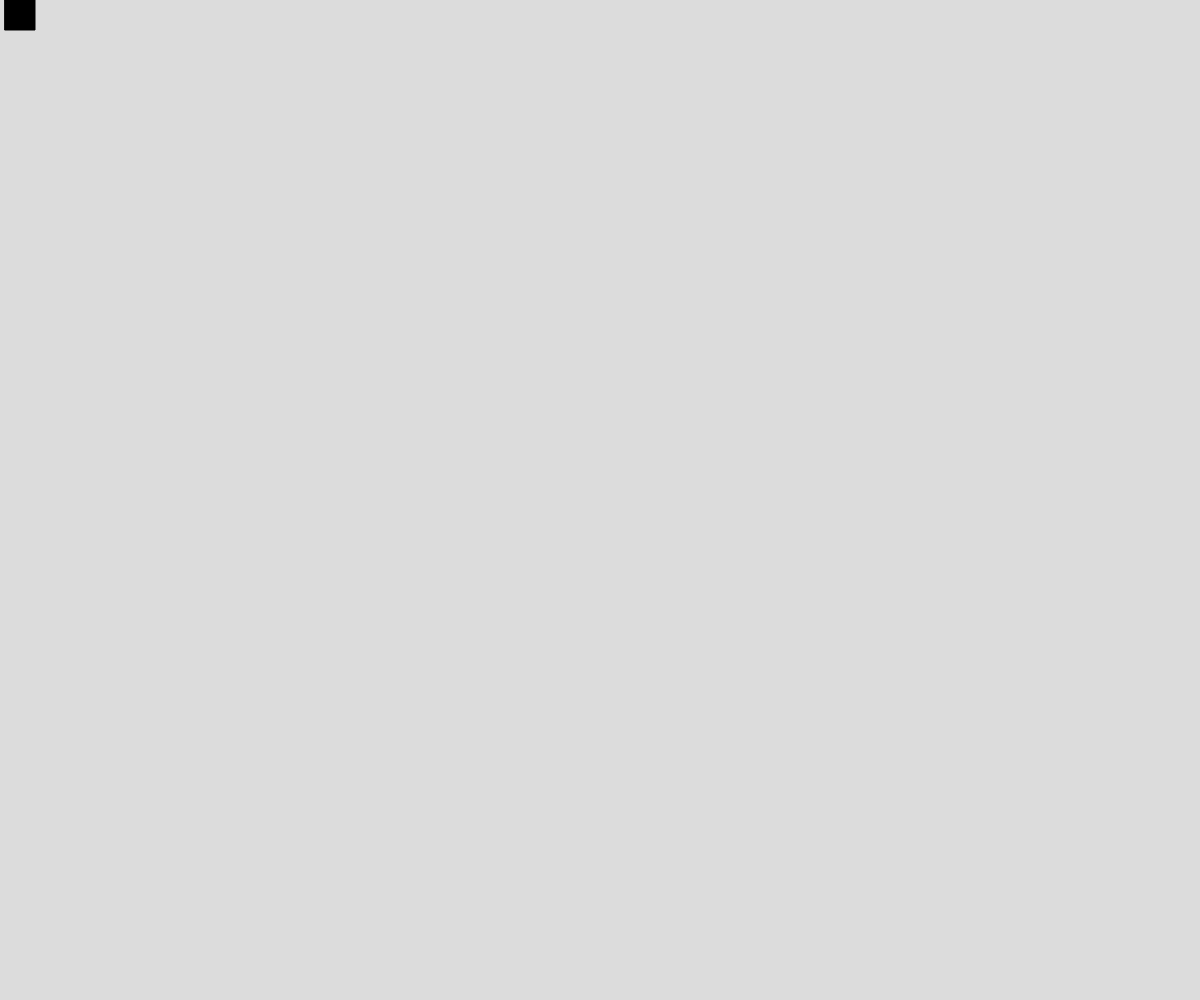
Frame 1 (no input)
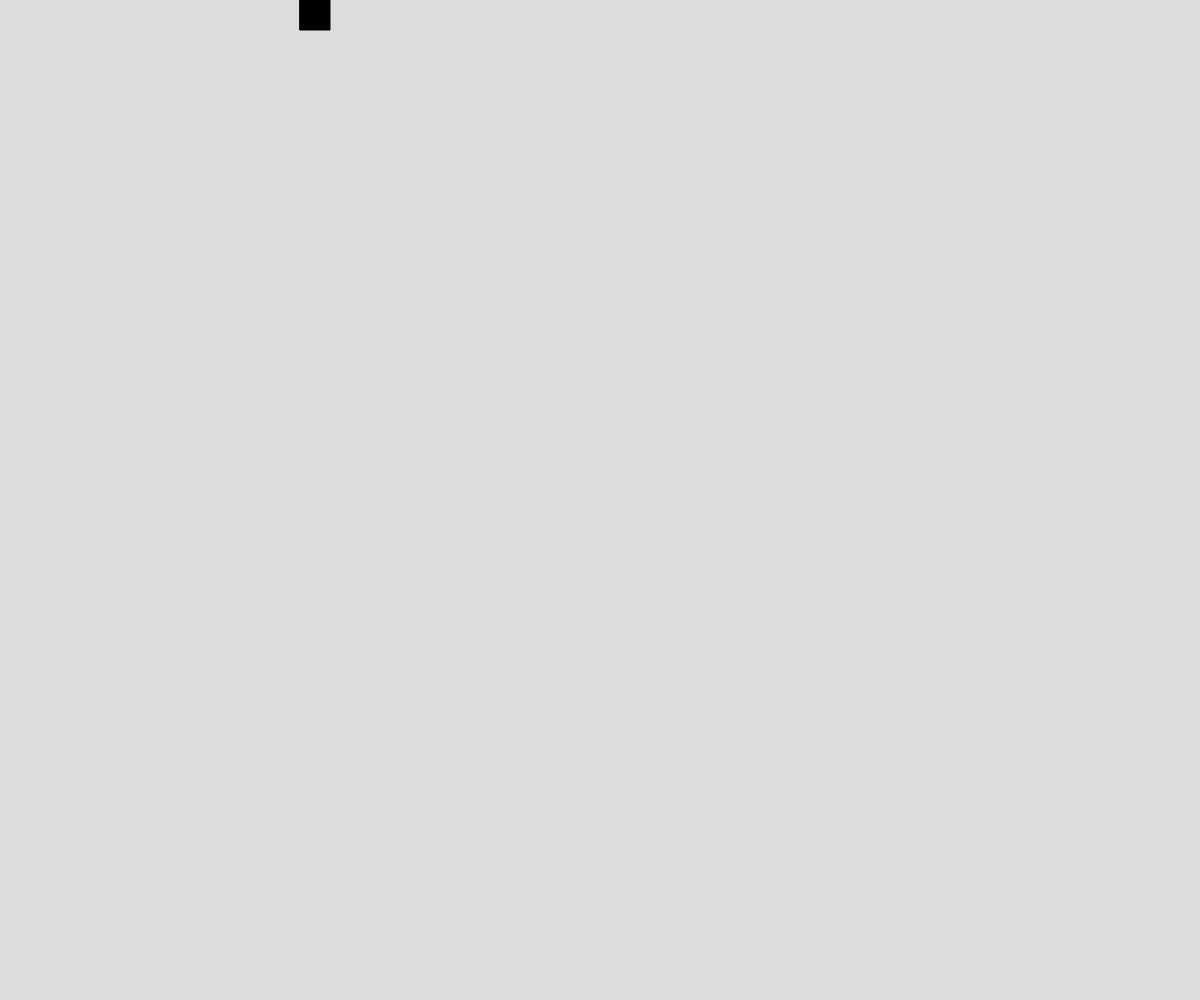
Frame 60 (no input)
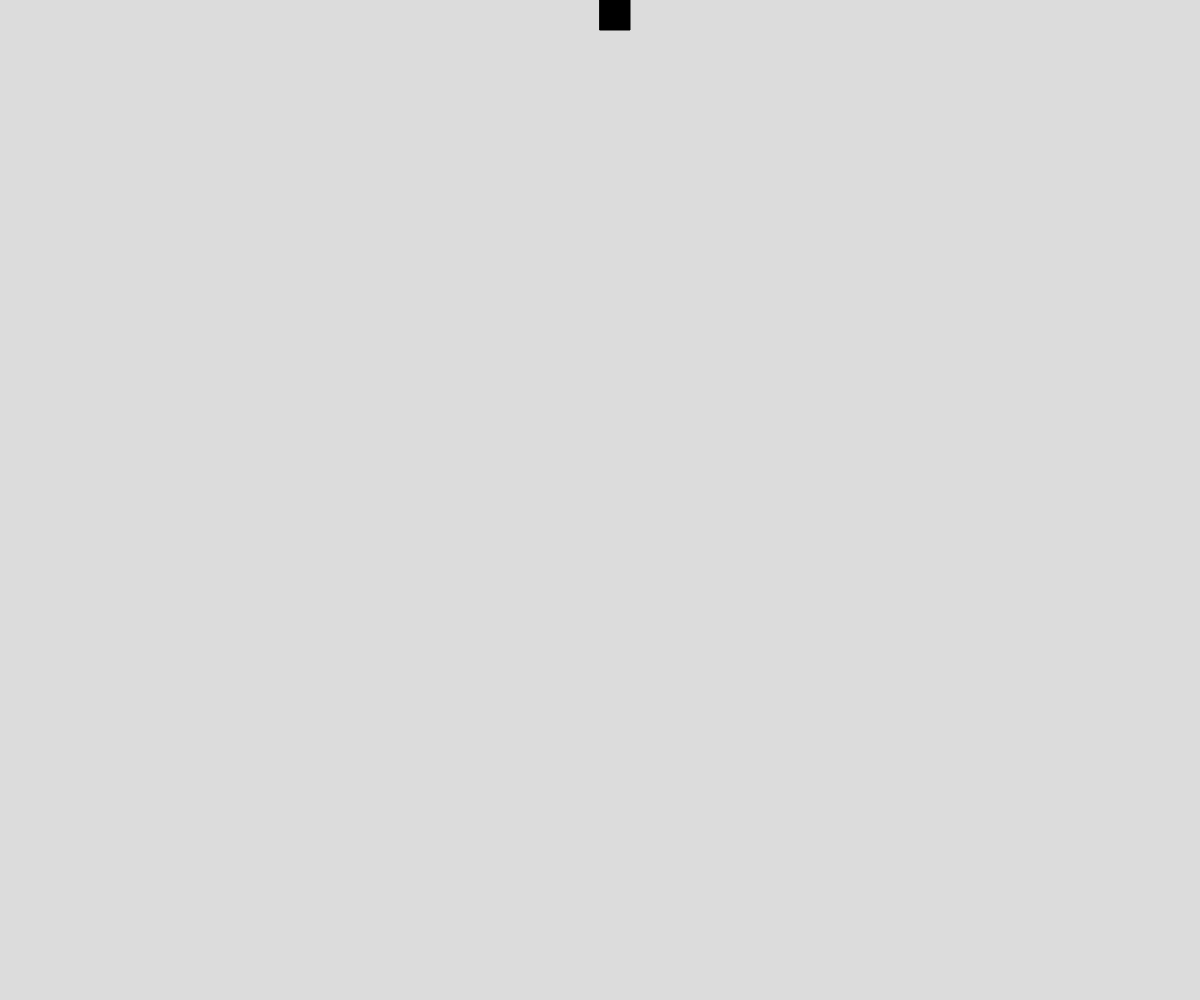
Frame 120 (the mouse pressed at the canvas centre since frame 60)

The p5.js sketch that drew these frames (run headless with seeded random() and noise() and a simulated clock; from frame 60 on, the mouse is pressed at the canvas centre):

// p5.js sketch
// ── sketch.js
// Moving Rectangle
// State Variables Demo

let x, y;
let squareSize;
let speed;
let state;

function setup() {
  createCanvas(windowWidth, windowHeight);
  x = 0;
  y = 0;
  squareSize = 30;
  speed = 5;
  state = 1;
}

function draw() {
  background(220);
  determineState();
  moveAccordingToState();
  displaySquare();
}

function displaySquare() {
  fill(0);
  rect(x, y, squareSize, squareSize);
}

function determineState() {
  if (state === 1 && x >= width - squareSize) {
    state = 2;
    x = width - squareSize; //hug the right hand wall
  }
  else if (state === 2 && y >= height - squareSize) {
    state = 3;
    y = height - squareSize;
  }
  else if (state === 3 && x <= 0) {
    state = 4;
    x = 0;
  }
  else if (state === 4 && y <= 0) {
    state = 1;
    y = 0;
  }
}

function moveAccordingToState() {
  if (state === 1) {
    x += speed;
  }
  else if (state === 2) {
    y += speed;
  }
  else if (state === 3) {
    x -= speed;
  }
  else if (state === 4) {
    y -= speed;
  }
}
